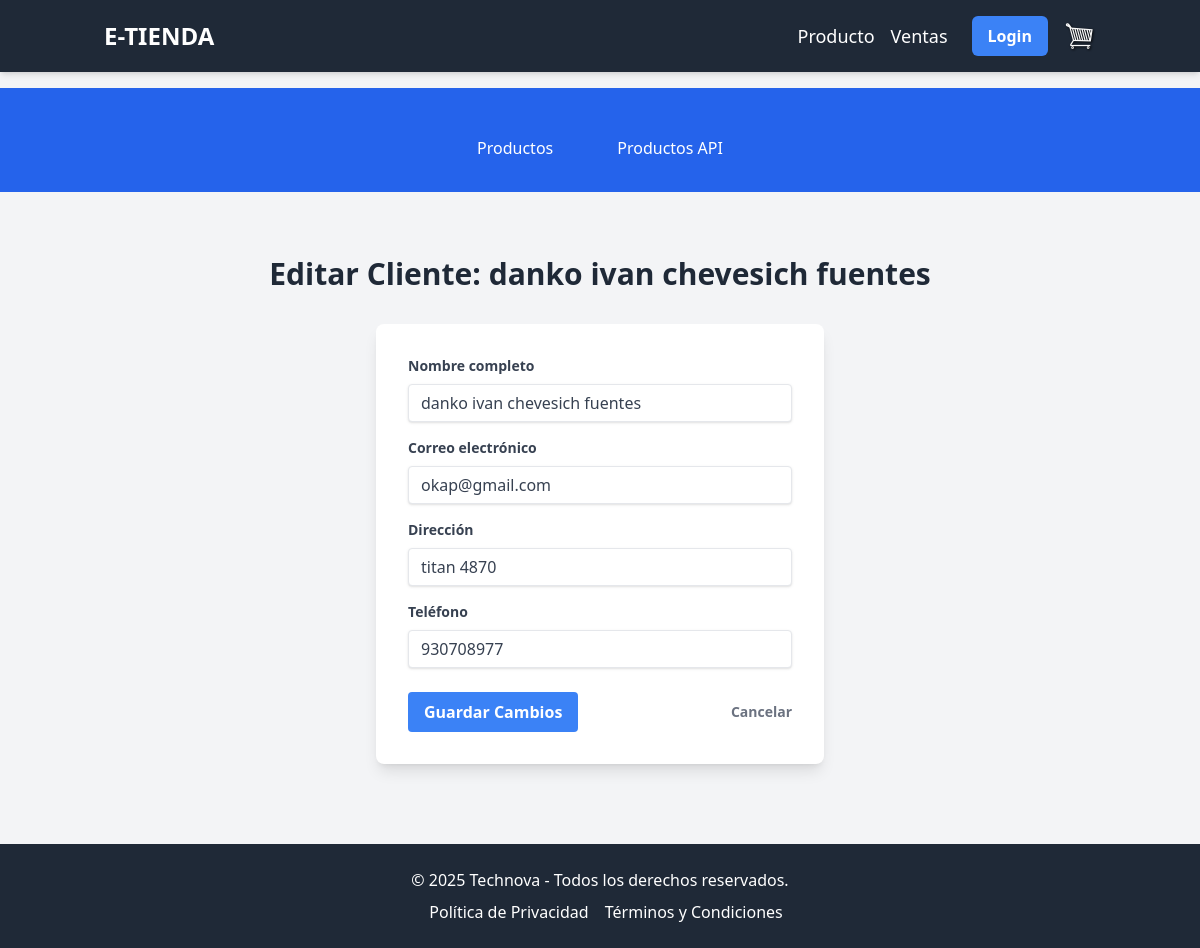
The app's page /store/cliente/6/update with its own data.
### store/models.py (models this page shows, shortened)
class Cliente(models.Model):
    user = models.OneToOneField(User, on_delete=models.CASCADE)
    full_name = models.CharField(max_length=200, verbose_name="Nombre Completo")
    email = models.EmailField(verbose_name="Correo Electrónico")
    address = models.CharField(max_length=255, blank=True, null=True, verbose_name="Dirección")
    dob = models.DateField(blank=True, null=True, verbose_name="Fecha de Nacimiento") # 'dob' significa Date Of Birth
    phone = models.CharField(max_length=20, blank=True, null=True, verbose_name="Teléfono")
    fecha_registro = models.DateTimeField(auto_now_add=True, verbose_name="Fecha de Registro")

### store/views.py (the view)
# urls.py: path('cliente/<int:pk>/update', views.clienteUpdateView,name='editar_cliente'),#editar clientes
def clienteUpdateView(request, pk):
    cliente_obj = get_object_or_404(Cliente, id=pk)
    if request.method == 'POST':
        full_name = request.POST.get('full_name')
        email = request.POST.get('email')
        address = request.POST.get('address')
        dob_str = request.POST.get('dob')
        phone = request.POST.get('phone')
        dob_object = None
        if dob_str:
            try:
                dob_object = datetime.strptime(dob_str, '%Y-%m-%d').date()
            except ValueError:
                pass
        cliente_obj.full_name = full_name
        cliente_obj.email = email
        cliente_obj.address = address
        cliente_obj.dob = dob_object
        cliente_obj.phone = phone
        cliente_obj.save()
        return redirect('clientes')
    else:
        context = {
            'cliente': cliente_obj
        }
        return render(request, 'store/editar_cliente.html', context)

### store/templates/store/editar_cliente.html (shortened to what this page needs)
{% extends 'store/main.html' %}
{% load static %}
{% block content %}
<section class="py-8">
  <div class="container mx-auto px-4">
    <h2 class="text-3xl font-bold text-center text-gray-800 mb-8">Editar Cliente: {{ cliente.full_name }}</h2>
    <div class="max-w-md mx-auto bg-white p-8 rounded-lg shadow-lg">
      <form method="post">
        <div class="mb-4">
          <label for="fullName" class="block text-gray-700 text-sm font-bold mb-2">Nombre completo</label>
          <input
            type="text"
            class="shadow appearance-none border rounded w-full py-2 px-3 text-gray-700 leading-tight focus:outline-none focus:shadow-outline focus:border-blue-500"
            id="fullName"
            name="full_name"
            value="{{ cliente.full_name }}"
            required
          />
        </div>
        <div class="mb-4">
          <label for="email" class="block text-gray-700 text-sm font-bold mb-2">Correo electrónico</label>
          <input
            type="email"
            class="shadow appearance-none border rounded w-full py-2 px-3 text-gray-700 leading-tight focus:outline-none focus:shadow-outline focus:border-blue-500"
            id="email"
            name="email"
            value="{{ cliente.email }}"
            required
          />
        </div>
        <div class="mb-4">
          <label for="address" class="block text-gray-700 text-sm font-bold mb-2">Dirección</label>
          <input
            type="text"
            class="shadow appearance-none border rounded w-full py-2 px-3 text-gray-700 leading-tight focus:outline-none focus:shadow-outline focus:border-blue-500"
            id="address"
            name="address"
            value="{{ cliente.address }}"
            required
          />
        </div>
        <div class="mb-6">
          <label for="phone" class="block text-gray-700 text-sm font-bold mb-2">Teléfono</label>
          <input
            type="tel"
            class="shadow appearance-none border rounded w-full py-2 px-3 text-gray-700 leading-tight focus:outline-none focus:shadow-outline focus:border-blue-500"
            id="phone"
            name="phone"
            value="{{ cliente.phone }}"
            required
          />
        </div>
        <div class="flex items-center justify-between">
            <button type="submit" class="bg-blue-500 hover:bg-blue-700 text-white font-bold py-2 px-4 rounded focus:outline-none focus:shadow-outline transition duration-300">
                Guardar Cambios
            </button>
            <a href="{% url 'clientes' %}" class="inline-block align-baseline font-bold text-sm text-gray-500 hover:text-gray-800">
                Cancelar
            </a>
        </div>
      </form>
    </div>
  </div>
</section>
{% endblock %}

### records on screen
Cliente: full_name "danko ivan chevesich fuentes", email "okap@gmail.com", address "titan 4870", phone "930708977"
